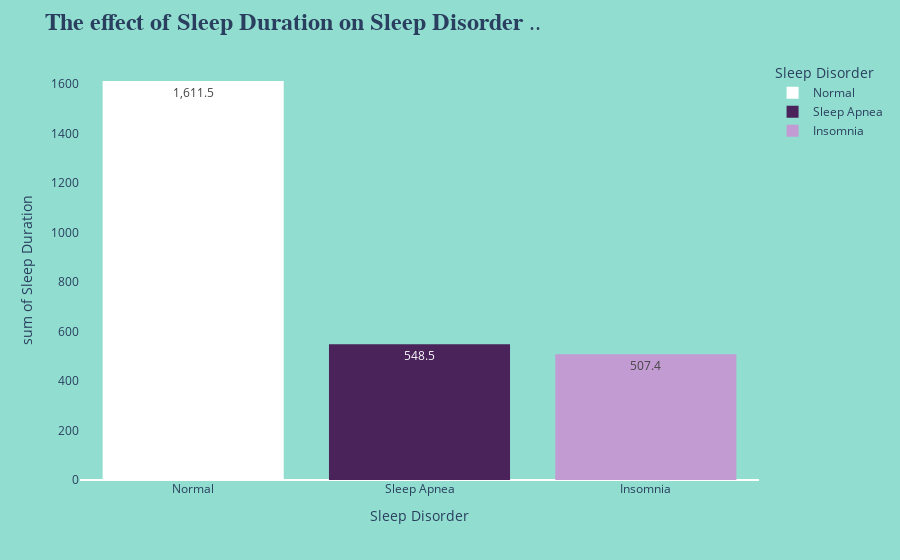

The notebook cell this image was saved under:
### Code cell
fig=px.histogram(sleep_data,x='Sleep Disorder',y='Sleep Duration',
                 color='Sleep Disorder',color_discrete_sequence=['white','#4A235A','#C39BD3'],
                 text_auto=True)



fig.update_layout(title='<b>The effect of Sleep Duration on Sleep Disorder</b> ..',
                  titlefont={'size': 24,'family': 'Serif'},
                  showlegend=True, 
                  paper_bgcolor='#91DDCF',
                  plot_bgcolor='#91DDCF')



fig.update_yaxes(showgrid=False)




fig.show()

### Figure 1 — Plotly figure (JSON) as saved in the notebook; plotly's stock layout.template omitted (floating-point values rounded to 4 significant figures; data arrays with more than 128 entries replaced by an {"elided": "..."} marker saying what was removed)
{"data": [{"alignmentgroup": "True", "bingroup": "x", "histfunc": "sum", "hovertemplate": "Sleep Disorder=%{x}<br>sum of Sleep Duration=%{y}<extra></extra>", "legendgroup": "Normal", "marker": {"color": "white", "pattern": {"shape": ""}}, "name": "Normal", "offsetgroup": "Normal", "orientation": "v", "showlegend": true, "texttemplate": "%{value}", "type": "histogram", "x": {"elided": "219 str values"}, "xaxis": "x", "y": {"elided": "219 float values"}, "yaxis": "y"}, {"alignmentgroup": "True", "bingroup": "x", "histfunc": "sum", "hovertemplate": "Sleep Disorder=%{x}<br>sum of Sleep Duration=%{y}<extra></extra>", "legendgroup": "Sleep Apnea", "marker": {"color": "#4A235A", "pattern": {"shape": ""}}, "name": "Sleep Apnea", "offsetgroup": "Sleep Apnea", "orientation": "v", "showlegend": true, "texttemplate": "%{value}", "type": "histogram", "x": ["Sleep Apnea", "Sleep Apnea", "Sleep Apnea", "Sleep Apnea", "Sleep Apnea", "Sleep Apnea", "Sleep Apnea", "Sleep Apnea", "Sleep Apnea", "Sleep Apnea", "Sleep Apnea", "Sleep Apnea", "Sleep Apnea", "Sleep Apnea", "Sleep Apnea", "Sleep Apnea", "Sleep Apnea", "Sleep Apnea", "Sleep Apnea", "Sleep Apnea", "Sleep Apnea", "Sleep Apnea", "Sleep Apnea", "Sleep Apnea", "Sleep Apnea", "Sleep Apnea", "Sleep Apnea", "Sleep Apnea", "Sleep Apnea", "Sleep Apnea", "Sleep Apnea", "Sleep Apnea", "Sleep Apnea", "Sleep Apnea", "Sleep Apnea", "Sleep Apnea", "Sleep Apnea", "Sleep Apnea", "Sleep Apnea", "Sleep Apnea", "Sleep Apnea", "Sleep Apnea", "Sleep Apnea", "Sleep Apnea", "Sleep Apnea", "Sleep Apnea", "Sleep Apnea", "Sleep Apnea", "Sleep Apnea", "Sleep Apnea", "Sleep Apnea", "Sleep Apnea", "Sleep Apnea", "Sleep Apnea", "Sleep Apnea", "Sleep Apnea", "Sleep Apnea", "Sleep Apnea", "Sleep Apnea", "Sleep Apnea", "Sleep Apnea", "Sleep Apnea", "Sleep Apnea", "Sleep Apnea", "Sleep Apnea", "Sleep Apnea", "Sleep Apnea", "Sleep Apnea", "Sleep Apnea", "Sleep Apnea", "Sleep Apnea", "Sleep Apnea", "Sleep Apnea", "Sleep Apnea", "Sleep Apnea", "Sleep Apnea", "Sleep Apnea", "Sleep Apnea"], "xaxis": "x", "y": [5.9, 5.9, 6.5, 6, 6.4, 7.7, 5.8, 5.8, 7.4, 6.6, 7.2, 7.1, 7.4, 6.8, 6.8, 7.8, 6.5, 5.9, 6, 6.1, 6.1, 6.1, 6.1, 6.2, 6.2, 6.2, 8.1, 8.1, 6.1, 6, 6, 6, 6, 6, 6, 6, 6.1, 6, 6.1, 6.1, 6, 6.1, 6, 6.1, 6.1, 6, 6.1, 6.1, 8.1, 8.1, 8.2, 8.2, 8.2, 8.2, 8.2, 8.1, 8.1, 8.1, 8, 8, 8, 8, 8, 8, 8.2, 8.2, 8.2, 8.2, 8, 8, 8.1, 8, 8.1, 8.1, 8, 8.1, 8.1, 8.1], "yaxis": "y"}, {"alignmentgroup": "True", "bingroup": "x", "histfunc": "sum", "hovertemplate": "Sleep Disorder=%{x}<br>sum of Sleep Duration=%{y}<extra></extra>", "legendgroup": "Insomnia", "marker": {"color": "#C39BD3", "pattern": {"shape": ""}}, "name": "Insomnia", "offsetgroup": "Insomnia", "orientation": "v", "showlegend": true, "texttemplate": "%{value}", "type": "histogram", "x": ["Insomnia", "Insomnia", "Insomnia", "Insomnia", "Insomnia", "Insomnia", "Insomnia", "Insomnia", "Insomnia", "Insomnia", "Insomnia", "Insomnia", "Insomnia", "Insomnia", "Insomnia", "Insomnia", "Insomnia", "Insomnia", "Insomnia", "Insomnia", "Insomnia", "Insomnia", "Insomnia", "Insomnia", "Insomnia", "Insomnia", "Insomnia", "Insomnia", "Insomnia", "Insomnia", "Insomnia", "Insomnia", "Insomnia", "Insomnia", "Insomnia", "Insomnia", "Insomnia", "Insomnia", "Insomnia", "Insomnia", "Insomnia", "Insomnia", "Insomnia", "Insomnia", "Insomnia", "Insomnia", "Insomnia", "Insomnia", "Insomnia", "Insomnia", "Insomnia", "Insomnia", "Insomnia", "Insomnia", "Insomnia", "Insomnia", "Insomnia", "Insomnia", "Insomnia", "Insomnia", "Insomnia", "Insomnia", "Insomnia", "Insomnia", "Insomnia", "Insomnia", "Insomnia", "Insomnia", "Insomnia", "Insomnia", "Insomnia", "Insomnia", "Insomnia", "Insomnia", "Insomnia", "Insomnia", "Insomnia"], "xaxis": "x", "y": [5.9, 6.3, 6.5, 6.4, 6, 7.2, 6.6, 7.2, 6.5, 7.6, 6.5, 6.7, 6.3, 6.7, 6.5, 6.7, 6.4, 6.5, 6.5, 6.5, 6.5, 6.5, 6.5, 6.5, 6.5, 6.5, 7.8, 7.8, 6.6, 6.4, 6.3, 6.4, 6.6, 6.3, 6.6, 6.3, 6.6, 6.3, 6.6, 6.3, 6.6, 6.3, 6.6, 6.3, 6.4, 6.5, 6.3, 6.4, 6.5, 6.3, 6.4, 6.5, 6.3, 6.5, 6.3, 6.8, 6.8, 6.8, 6.5, 6.5, 6.5, 6.5, 6.6, 6.6, 6.6, 6.6, 6.6, 7.3, 7.3, 6.1, 6.5, 6.5, 6.6, 6.6, 6.6, 6.6, 8.3], "yaxis": "y"}], "layout": {"autosize": true, "barmode": "relative", "legend": {"title": {"text": "Sleep Disorder"}, "tracegroupgap": 0}, "margin": {"t": 60}, "paper_bgcolor": "#91DDCF", "plot_bgcolor": "#91DDCF", "showlegend": true, "title": {"font": {"family": "Serif", "size": 24}, "text": "<b>The effect of Sleep Duration on Sleep Disorder</b> .."}, "xaxis": {"anchor": "y", "autorange": true, "categoryarray": ["Normal", "Sleep Apnea", "Insomnia"], "categoryorder": "array", "domain": [0, 1], "range": [-0.5, 2.5], "title": {"text": "Sleep Disorder"}, "type": "category"}, "yaxis": {"anchor": "x", "autorange": true, "domain": [0, 1], "range": [0, 1696.0], "showgrid": false, "title": {"text": "sum of Sleep Duration"}, "type": "linear"}}}
